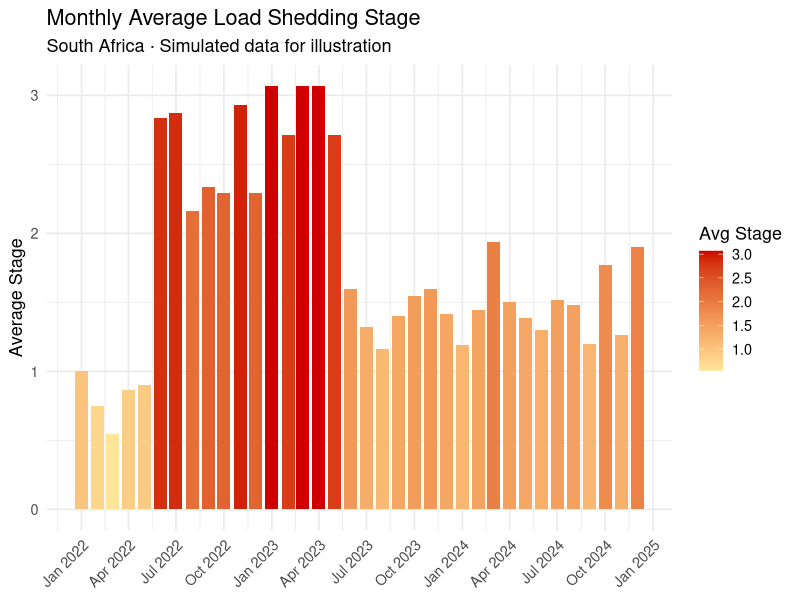
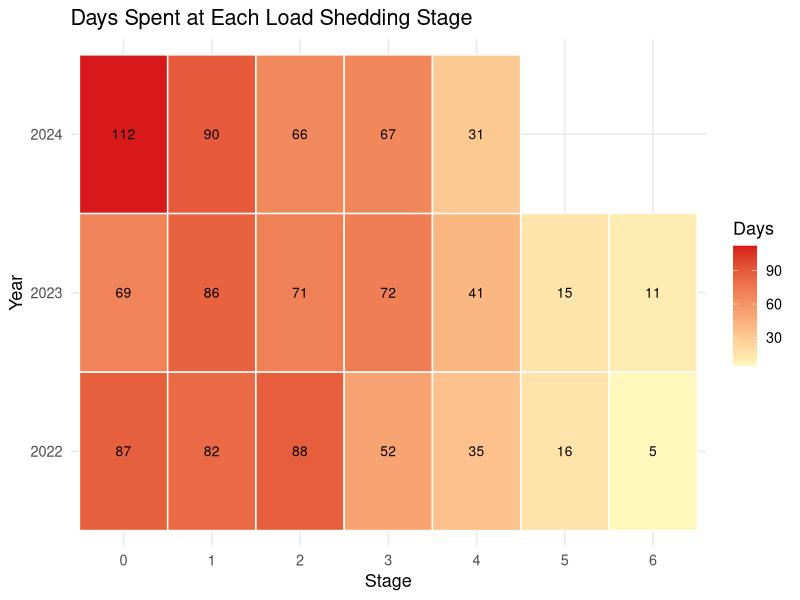

Generate these figures, in order, with R:
## ---- chunk 1
#| label: setup
#| message: false
#| warning: false

library(tidyverse)
library(lubridate)
library(scales)
## ---- chunk 2
#| label: data

set.seed(42)

# Simulate daily load shedding stages across 2022–2024
dates <- seq(as.Date("2022-01-01"), as.Date("2024-12-31"), by = "day")

stage <- ifelse(
  dates < as.Date("2022-06-01"),
  sample(0:2, length(dates), replace = TRUE, prob = c(0.5, 0.3, 0.2)),
  ifelse(
    dates < as.Date("2023-06-01"),
    sample(0:6, length(dates), replace = TRUE, prob = c(0.1, 0.15, 0.2, 0.25, 0.15, 0.1, 0.05)),
    sample(0:4, length(dates), replace = TRUE, prob = c(0.3, 0.25, 0.2, 0.15, 0.1))
  )
)

df <- tibble(date = dates, stage = stage)

head(df)
## ---- chunk 3
#| label: fig-monthly
#| fig-cap: "Average daily load shedding stage by month"
#| fig-width: 10
#| fig-height: 5

df_monthly <- df |>
  mutate(month = floor_date(date, "month")) |>
  group_by(month) |>
  summarise(avg_stage = mean(stage), .groups = "drop")

ggplot(df_monthly, aes(x = month, y = avg_stage, fill = avg_stage)) +
  geom_col(width = 25) +
  scale_fill_gradient(low = "#ffe599", high = "#cc0000", name = "Avg Stage") +
  scale_x_date(date_breaks = "3 months", date_labels = "%b %Y") +
  scale_y_continuous(breaks = 0:6) +
  labs(
    title    = "Monthly Average Load Shedding Stage",
    subtitle = "South Africa · Simulated data for illustration",
    x        = NULL,
    y        = "Average Stage"
  ) +
  theme_minimal(base_size = 13) +
  theme(axis.text.x = element_text(angle = 45, hjust = 1))
## ---- chunk 4
#| label: fig-heatmap
#| fig-cap: "Distribution of load shedding stages per year"
#| fig-width: 8
#| fig-height: 4

df |>
  mutate(year = year(date)) |>
  count(year, stage) |>
  mutate(stage = factor(stage)) |>
  ggplot(aes(x = stage, y = factor(year), fill = n)) +
  geom_tile(colour = "white", linewidth = 0.5) +
  geom_text(aes(label = n), size = 3.5) +
  scale_fill_gradient(low = "#fff7bc", high = "#d7191c", name = "Days") +
  labs(
    title = "Days Spent at Each Load Shedding Stage",
    x     = "Stage",
    y     = "Year"
  ) +
  theme_minimal(base_size = 13)
